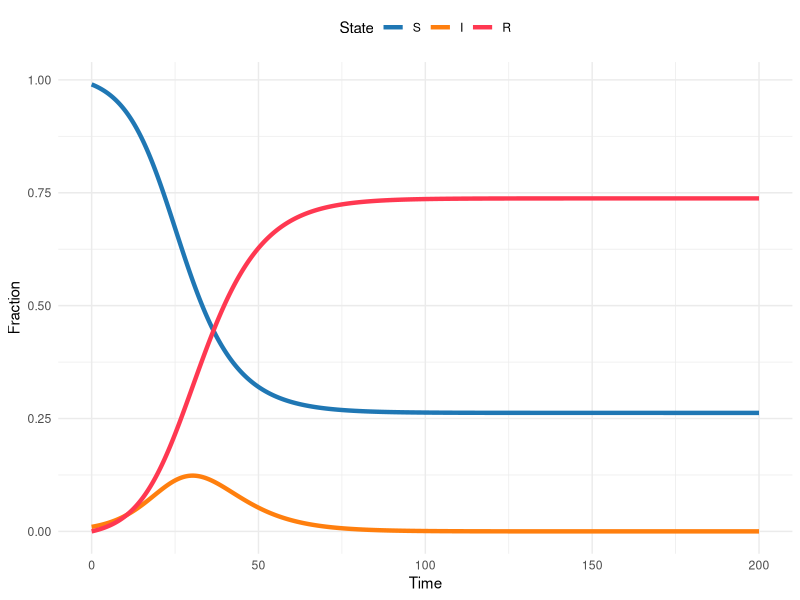

Source code (R):
## ---- chunk 1
#| message: false
#| echo: true

library(tidyverse)
library(deSolve)

theme_set(theme_minimal())

sir_model <- function(time, state, params, ... ){
  transmission <- params["transmission"]
  recovery <- 1 / params["duration"]

  S <- state["S"]
  I <- state["I"]
  R <- state["R"]

  dSdt <- -transmission * S * I
  dIdt <- (transmission * S * I) - (recovery * I)
  dRdt <- (recovery * I)

  return(list(c(dSdt, dIdt, dRdt)))
}

sir_params <- c(transmission = 0.3, duration = 6)
sir_init_states <- c(S = 0.99, I = 0.01, R = 0)
sim_times <- seq(0, 200, by = 0.1)

sir_sol <- deSolve::ode(
  y = sir_init_states,
  times = sim_times,
  func = sir_model,
  parms = sir_params
)

sir_sol_df <- as_tibble(sir_sol) %>%
  mutate(
    across(
      everything(),
      as.numeric
    )
  ) %>%
  pivot_longer(
    cols = -time,
    names_to = "state",
    values_to = "proportion"
  ) %>%
  mutate(state = factor(state, levels = c("S", "I", "R")))

SIRcolors <- c(S = "#1f77b4", I = "#ff7f0e", R = "#FF3851")

ggplot(sir_sol_df, aes(x = time, y = proportion, color = state)) +
  geom_line(linewidth = 1.5) +
  scale_color_manual(values = SIRcolors) +
  labs(
    x = "Time",
    y = "Fraction",
    color = "State"
  ) +
  theme(legend.position = "top")
